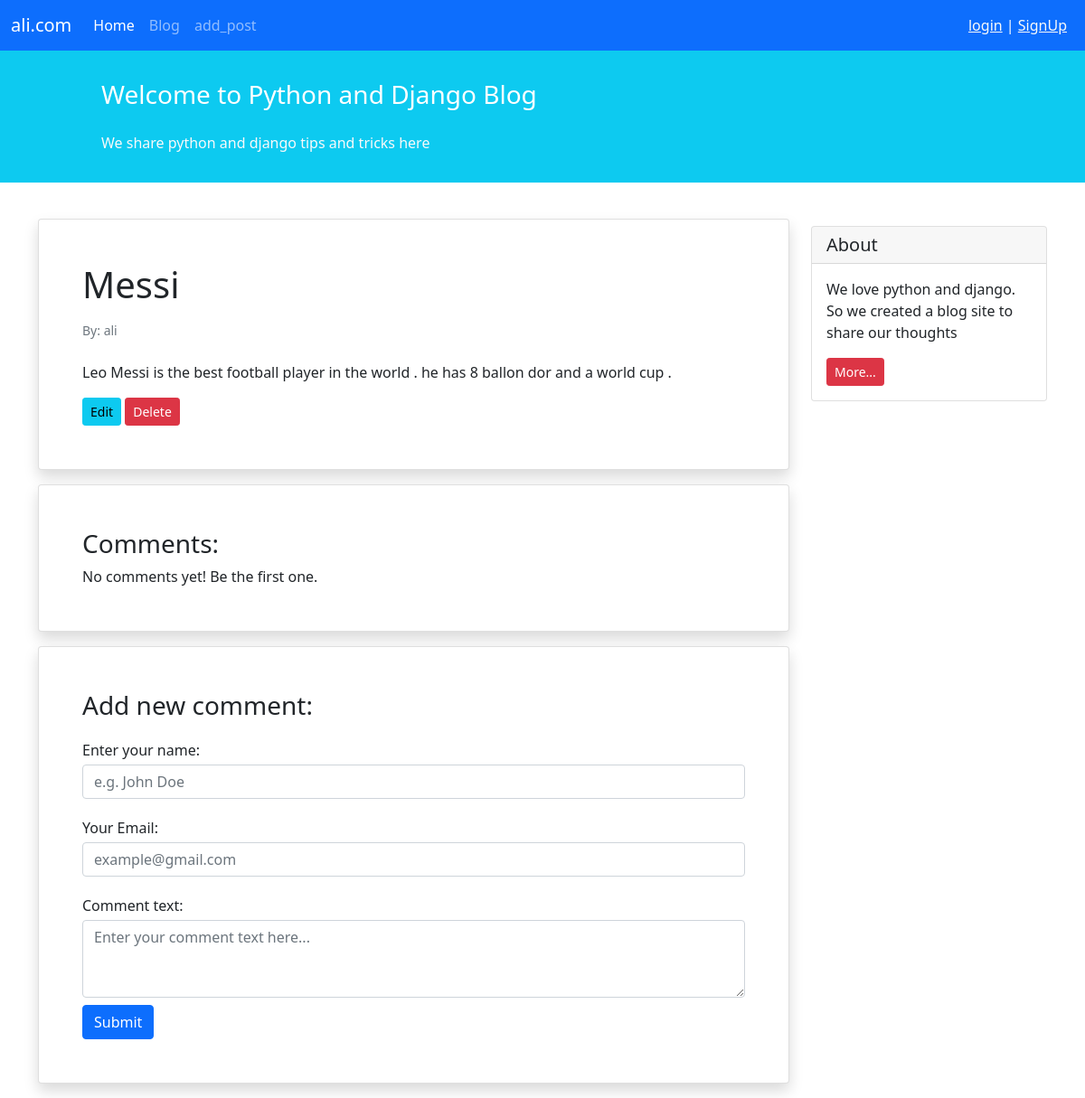
The app's page /blog/4/ with its own data.
### blog/models.py (models this page shows, shortened)
class Blog(models.Model):
    STATUS_CHOICES = (
        ('pub', 'Published'),
        ('drf', 'Draft'),
    )
    title = models.CharField(max_length=100)
    text = models.TextField()
    author = models.ForeignKey('auth.User', on_delete=models.CASCADE)
    datetime_created = models.DateTimeField(auto_now_add=True)
    datetime_modified = models.DateTimeField(auto_now=True)
    status = models.CharField(choices=STATUS_CHOICES, max_length=3)

### blog/views.py (the view)
# urls.py: path('<int:pk>/', views.PostDetailView.as_view(), name='detail'),
class PostDetailView(generic.DetailView):
    model = Blog
    template_name = 'blog/blog_detail.html'
    context_object_name = 'post'

### blog/templates/blog/blog_detail.html (shortened to what this page needs)
{% extends '_base.html' %}
{% block content %}
    <div class="container mt-4">
        <div class="row">
            <div class="col-9">
                <div class="card shadow my-3 p-5">
                    <h1>{{ post.title }}</h1>
                    <p class="small text-muted mt-2">By: {{ post.author }}</p>
                    <p class="mt-2">{{ post.text }}</p>
                    <div>
                        <a href="{% url 'edit_post' post.id %}" class="btn btn-sm btn-info">Edit</a>
                        <a href="{% url 'delete_post' post.id %}" class="btn btn-sm btn-danger">Delete</a>
                    </div>
                </div>
                <div class="card shadow my-3 p-5">
                    <h3>Comments:</h3>
                    No comments yet! Be the first one.
                </div>
                <div class="card shadow my-3 p-5">
                    <h3>Add new comment:</h3>
                    <form method="POST">
                        <div class="form-group py-2">
                            <label class="py-1" for="author_name">Enter your name:</label>
                            <input type="text" class="form-control" placeholder="e.g. John Doe" name="author_name">
                        </div>
                        <div class="form-group py-2">
                            <label class="py-1" for="email">Your Email:</label>
                            <input type="email" class="form-control" placeholder="example@gmail.com" name="email">
                        </div>
                        <div class="form-group py-2">
                            <label class="py-1" for="comment_text">Comment text:</label>
                            <textarea class="form-control" name="text" rows="3"
                                      placeholder="Enter your comment text here..."></textarea>
                        </div>
                        <button type="submit" class="btn btn-primary">Submit</button>
                    </form>
                </div>
            </div>
            <div class="col-3">
                <div class="card my-4">
                    <h5 class="card-header">About</h5>
                    <div class="card-body">
                        <p class="card-text">We love python and django. So we created a blog site to share our
                            thoughts</p>
                        <a href="#"
                           class="btn btn-sm btn-danger">
                            More...
                        </a>
                    </div>
                </div>
            </div>
        </div>
    </div>
{% endblock content %}

### records on screen
Blog: title "Messi", author "ali", text "Leo Messi is the best football player in the world . he has 8 ballon dor and a world cup ."
